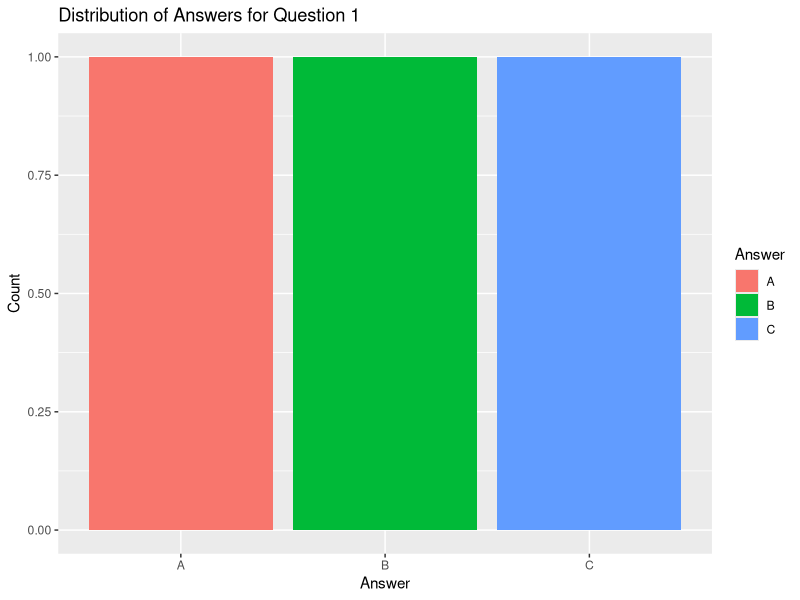
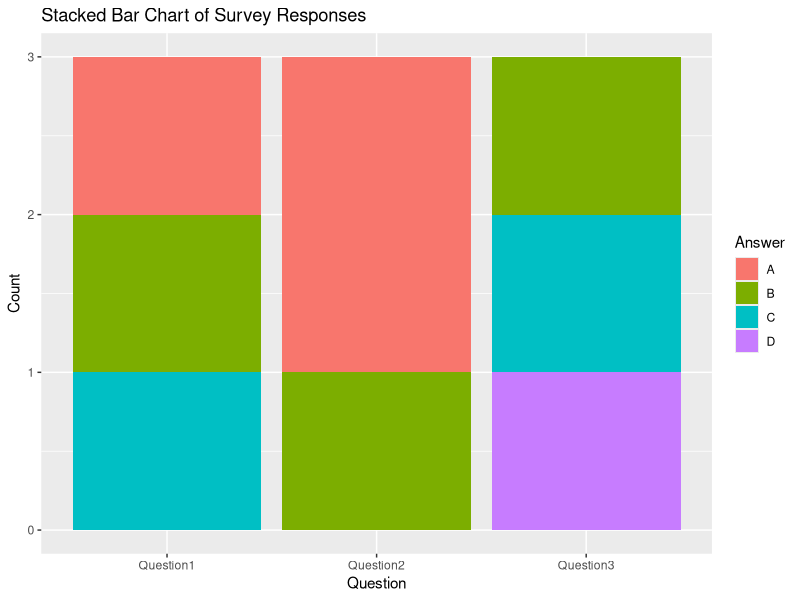

Here is the R script that generated these plots, in order:
# Load libraries
library(ggplot2)
library(reshape2)

# Sample Dataset
survey <- data.frame(
  SurveyID = c(1, 2, 3),
  Question1 = c("A", "B", "C"),
  Question2 = c("B", "A", "A"),
  Question3 = c("C", "D", "B")
)

# ------------------------------
# 1. Grouped Bar Chart (Question 1)
# ------------------------------
q1_data <- as.data.frame(table(survey$Question1))
colnames(q1_data) <- c("Answer", "Count")

ggplot(q1_data, aes(x=Answer, y=Count, fill=Answer)) +
  geom_bar(stat="identity", position="dodge") +
  labs(title="Distribution of Answers for Question 1",
       x="Answer", y="Count")

# ------------------------------
# 2. Stacked Bar Chart (All Questions)
# ------------------------------
# Reshape data into long format
survey_long <- melt(survey, id.vars="SurveyID",
                    variable.name="Question",
                    value.name="Answer")

ggplot(survey_long, aes(x=Question, fill=Answer)) +
  geom_bar(position="stack") +
  labs(title="Stacked Bar Chart of Survey Responses",
       x="Question", y="Count")

# ------------------------------
# 3. Table Output
# ------------------------------
print(survey)

# ------------------------------
# 4. Export to CSV (for Tableau)
# ------------------------------
write.csv(survey, "survey_responses.csv", row.names=FALSE)

